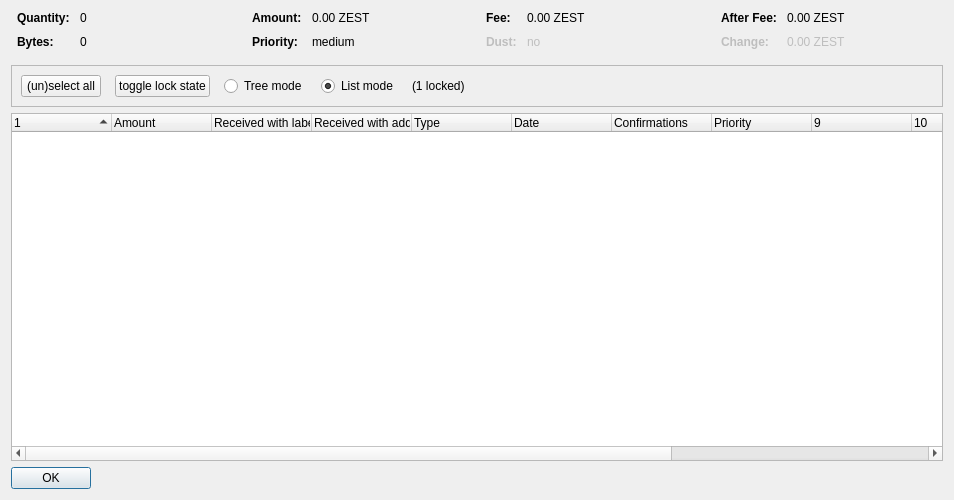
<?xml version="1.0" encoding="UTF-8"?>
<ui version="4.0">
 <class>CoinControlDialog</class>
 <widget class="QDialog" name="CoinControlDialog">
  <property name="geometry">
   <rect>
    <x>0</x>
    <y>0</y>
    <width>954</width>
    <height>500</height>
   </rect>
  </property>
  <property name="windowTitle">
   <string>Coin Selection</string>
  </property>
  <layout class="QVBoxLayout" name="verticalLayout">
   <item>
    <layout class="QHBoxLayout" name="horizontalLayoutTop" stretch="0,0,0,0">
     <property name="topMargin">
      <number>0</number>
     </property>
     <property name="bottomMargin">
      <number>10</number>
     </property>
     <item>
      <layout class="QFormLayout" name="formLayoutCoinControl1">
       <property name="horizontalSpacing">
        <number>10</number>
       </property>
       <property name="verticalSpacing">
        <number>10</number>
       </property>
       <property name="leftMargin">
        <number>6</number>
       </property>
       <property name="rightMargin">
        <number>6</number>
       </property>
       <item row="0" column="0">
        <widget class="QLabel" name="labelCoinControlQuantityText">
         <property name="font">
          <font>
           <weight>75</weight>
           <bold>true</bold>
          </font>
         </property>
         <property name="text">
          <string>Quantity:</string>
         </property>
        </widget>
       </item>
       <item row="0" column="1">
        <widget class="QLabel" name="labelCoinControlQuantity">
         <property name="cursor">
          <cursorShape>IBeamCursor</cursorShape>
         </property>
         <property name="contextMenuPolicy">
          <enum>Qt::ActionsContextMenu</enum>
         </property>
         <property name="text">
          <string notr="true">0</string>
         </property>
         <property name="textInteractionFlags">
          <set>Qt::LinksAccessibleByMouse|Qt::TextSelectableByKeyboard|Qt::TextSelectableByMouse</set>
         </property>
        </widget>
       </item>
       <item row="1" column="0">
        <widget class="QLabel" name="labelCoinControlBytesText">
         <property name="font">
          <font>
           <weight>75</weight>
           <bold>true</bold>
          </font>
         </property>
         <property name="text">
          <string>Bytes:</string>
         </property>
        </widget>
       </item>
       <item row="1" column="1">
        <widget class="QLabel" name="labelCoinControlBytes">
         <property name="cursor">
          <cursorShape>IBeamCursor</cursorShape>
         </property>
         <property name="contextMenuPolicy">
          <enum>Qt::ActionsContextMenu</enum>
         </property>
         <property name="text">
          <string notr="true">0</string>
         </property>
         <property name="textInteractionFlags">
          <set>Qt::LinksAccessibleByMouse|Qt::TextSelectableByKeyboard|Qt::TextSelectableByMouse</set>
         </property>
        </widget>
       </item>
      </layout>
     </item>
     <item>
      <layout class="QFormLayout" name="formLayoutCoinControl2">
       <property name="horizontalSpacing">
        <number>10</number>
       </property>
       <property name="verticalSpacing">
        <number>10</number>
       </property>
       <property name="leftMargin">
        <number>6</number>
       </property>
       <property name="rightMargin">
        <number>6</number>
       </property>
       <item row="0" column="0">
        <widget class="QLabel" name="labelCoinControlAmountText">
         <property name="font">
          <font>
           <weight>75</weight>
           <bold>true</bold>
          </font>
         </property>
         <property name="text">
          <string>Amount:</string>
         </property>
        </widget>
       </item>
       <item row="0" column="1">
        <widget class="QLabel" name="labelCoinControlAmount">
         <property name="cursor">
          <cursorShape>IBeamCursor</cursorShape>
         </property>
         <property name="contextMenuPolicy">
          <enum>Qt::ActionsContextMenu</enum>
         </property>
         <property name="text">
          <string notr="true">0.00 ZEST</string>
         </property>
         <property name="textInteractionFlags">
          <set>Qt::LinksAccessibleByMouse|Qt::TextSelectableByKeyboard|Qt::TextSelectableByMouse</set>
         </property>
        </widget>
       </item>
       <item row="1" column="0">
        <widget class="QLabel" name="labelCoinControlPriorityText">
         <property name="font">
          <font>
           <weight>75</weight>
           <bold>true</bold>
          </font>
         </property>
         <property name="text">
          <string>Priority:</string>
         </property>
        </widget>
       </item>
       <item row="1" column="1">
        <widget class="QLabel" name="labelCoinControlPriority">
         <property name="cursor">
          <cursorShape>IBeamCursor</cursorShape>
         </property>
         <property name="contextMenuPolicy">
          <enum>Qt::ActionsContextMenu</enum>
         </property>
         <property name="text">
          <string>medium</string>
         </property>
         <property name="textInteractionFlags">
          <set>Qt::LinksAccessibleByMouse|Qt::TextSelectableByKeyboard|Qt::TextSelectableByMouse</set>
         </property>
        </widget>
       </item>
      </layout>
     </item>
     <item>
      <layout class="QFormLayout" name="formLayoutCoinControl3">
       <property name="horizontalSpacing">
        <number>10</number>
       </property>
       <property name="verticalSpacing">
        <number>10</number>
       </property>
       <property name="leftMargin">
        <number>6</number>
       </property>
       <property name="rightMargin">
        <number>6</number>
       </property>
       <item row="0" column="0">
        <widget class="QLabel" name="labelCoinControlFeeText">
         <property name="font">
          <font>
           <weight>75</weight>
           <bold>true</bold>
          </font>
         </property>
         <property name="text">
          <string>Fee:</string>
         </property>
        </widget>
       </item>
       <item row="0" column="1">
        <widget class="QLabel" name="labelCoinControlFee">
         <property name="cursor">
          <cursorShape>IBeamCursor</cursorShape>
         </property>
         <property name="contextMenuPolicy">
          <enum>Qt::ActionsContextMenu</enum>
         </property>
         <property name="text">
          <string notr="true">0.00 ZEST</string>
         </property>
         <property name="textInteractionFlags">
          <set>Qt::LinksAccessibleByMouse|Qt::TextSelectableByKeyboard|Qt::TextSelectableByMouse</set>
         </property>
        </widget>
       </item>
       <item row="1" column="0">
        <widget class="QLabel" name="labelCoinControlLowOutputText">
         <property name="enabled">
          <bool>false</bool>
         </property>
         <property name="font">
          <font>
           <weight>75</weight>
           <bold>true</bold>
          </font>
         </property>
         <property name="text">
          <string>Dust:</string>
         </property>
        </widget>
       </item>
       <item row="1" column="1">
        <widget class="QLabel" name="labelCoinControlLowOutput">
         <property name="enabled">
          <bool>false</bool>
         </property>
         <property name="cursor">
          <cursorShape>IBeamCursor</cursorShape>
         </property>
         <property name="contextMenuPolicy">
          <enum>Qt::ActionsContextMenu</enum>
         </property>
         <property name="text">
          <string>no</string>
         </property>
         <property name="textInteractionFlags">
          <set>Qt::LinksAccessibleByMouse|Qt::TextSelectableByKeyboard|Qt::TextSelectableByMouse</set>
         </property>
        </widget>
       </item>
      </layout>
     </item>
     <item>
      <layout class="QFormLayout" name="formLayoutCoinControl4">
       <property name="horizontalSpacing">
        <number>10</number>
       </property>
       <property name="verticalSpacing">
        <number>10</number>
       </property>
       <property name="leftMargin">
        <number>6</number>
       </property>
       <property name="rightMargin">
        <number>6</number>
       </property>
       <item row="0" column="0">
        <widget class="QLabel" name="labelCoinControlAfterFeeText">
         <property name="font">
          <font>
           <weight>75</weight>
           <bold>true</bold>
          </font>
         </property>
         <property name="text">
          <string>After Fee:</string>
         </property>
        </widget>
       </item>
       <item row="0" column="1">
        <widget class="QLabel" name="labelCoinControlAfterFee">
         <property name="cursor">
          <cursorShape>IBeamCursor</cursorShape>
         </property>
         <property name="contextMenuPolicy">
          <enum>Qt::ActionsContextMenu</enum>
         </property>
         <property name="text">
          <string notr="true">0.00 ZEST</string>
         </property>
         <property name="textInteractionFlags">
          <set>Qt::LinksAccessibleByMouse|Qt::TextSelectableByKeyboard|Qt::TextSelectableByMouse</set>
         </property>
        </widget>
       </item>
       <item row="1" column="0">
        <widget class="QLabel" name="labelCoinControlChangeText">
         <property name="enabled">
          <bool>false</bool>
         </property>
         <property name="font">
          <font>
           <weight>75</weight>
           <bold>true</bold>
          </font>
         </property>
         <property name="text">
          <string>Change:</string>
         </property>
        </widget>
       </item>
       <item row="1" column="1">
        <widget class="QLabel" name="labelCoinControlChange">
         <property name="enabled">
          <bool>false</bool>
         </property>
         <property name="cursor">
          <cursorShape>IBeamCursor</cursorShape>
         </property>
         <property name="contextMenuPolicy">
          <enum>Qt::ActionsContextMenu</enum>
         </property>
         <property name="text">
          <string notr="true">0.00 ZEST</string>
         </property>
         <property name="textInteractionFlags">
          <set>Qt::LinksAccessibleByMouse|Qt::TextSelectableByKeyboard|Qt::TextSelectableByMouse</set>
         </property>
        </widget>
       </item>
      </layout>
     </item>
    </layout>
   </item>
   <item>
    <widget class="QFrame" name="frame">
     <property name="minimumSize">
      <size>
       <width>0</width>
       <height>40</height>
      </size>
     </property>
     <property name="frameShape">
      <enum>QFrame::StyledPanel</enum>
     </property>
     <property name="frameShadow">
      <enum>QFrame::Sunken</enum>
     </property>
     <layout class="QHBoxLayout" name="horizontalLayout">
      <item>
       <layout class="QHBoxLayout" name="horizontalLayoutPanel" stretch="0,0,0,0,0,0">
        <property name="spacing">
         <number>14</number>
        </property>
        <item>
         <widget class="QPushButton" name="pushButtonSelectAll">
          <property name="sizePolicy">
           <sizepolicy hsizetype="Maximum" vsizetype="Fixed">
            <horstretch>0</horstretch>
            <verstretch>0</verstretch>
           </sizepolicy>
          </property>
          <property name="text">
           <string>(un)select all</string>
          </property>
          <property name="autoDefault">
           <bool>false</bool>
          </property>
         </widget>
        </item>
        <item>
         <widget class="QPushButton" name="pushButtonToggleLock">
          <property name="sizePolicy">
           <sizepolicy hsizetype="Maximum" vsizetype="Fixed">
            <horstretch>0</horstretch>
            <verstretch>0</verstretch>
           </sizepolicy>
          </property>
          <property name="text">
           <string>toggle lock state</string>
          </property>
          <property name="autoDefault">
           <bool>false</bool>
          </property>
         </widget>
        </item>
        <item>
         <widget class="QRadioButton" name="radioTreeMode">
          <property name="sizePolicy">
           <sizepolicy hsizetype="Maximum" vsizetype="Fixed">
            <horstretch>0</horstretch>
            <verstretch>0</verstretch>
           </sizepolicy>
          </property>
          <property name="text">
           <string>Tree mode</string>
          </property>
         </widget>
        </item>
        <item>
         <widget class="QRadioButton" name="radioListMode">
          <property name="sizePolicy">
           <sizepolicy hsizetype="Maximum" vsizetype="Fixed">
            <horstretch>0</horstretch>
            <verstretch>0</verstretch>
           </sizepolicy>
          </property>
          <property name="text">
           <string>List mode</string>
          </property>
          <property name="checked">
           <bool>true</bool>
          </property>
         </widget>
        </item>
        <item>
         <widget class="QLabel" name="labelLocked">
          <property name="text">
           <string>(1 locked)</string>
          </property>
         </widget>
        </item>
        <item>
         <spacer name="horizontalSpacer">
          <property name="orientation">
           <enum>Qt::Horizontal</enum>
          </property>
          <property name="sizeHint" stdset="0">
           <size>
            <width>40</width>
            <height>20</height>
           </size>
          </property>
         </spacer>
        </item>
       </layout>
      </item>
     </layout>
    </widget>
   </item>
   <item>
    <widget class="CoinControlTreeWidget" name="treeWidget">
     <property name="contextMenuPolicy">
      <enum>Qt::CustomContextMenu</enum>
     </property>
     <property name="sortingEnabled">
      <bool>false</bool>
     </property>
     <property name="columnCount">
      <number>13</number>
     </property>
     <attribute name="headerShowSortIndicator" stdset="0">
      <bool>true</bool>
     </attribute>
     <attribute name="headerStretchLastSection">
      <bool>false</bool>
     </attribute>
     <column>
      <property name="text">
       <string/>
      </property>
     </column>
     <column>
      <property name="text">
       <string>Amount</string>
      </property>
     </column>
     <column>
      <property name="text">
       <string>Received with label</string>
      </property>
     </column>
     <column>
      <property name="text">
       <string>Received with address</string>
      </property>
     </column>
     <column>
      <property name="text">
       <string>Type</string>
      </property>
     </column>
     <column>
      <property name="text">
       <string>Date</string>
      </property>
     </column>
     <column>
      <property name="text">
       <string>Confirmations</string>
      </property>
      <property name="toolTip">
       <string>Confirmed</string>
      </property>
     </column>
     <column>
      <property name="text">
       <string>Priority</string>
      </property>
     </column>
     <column>
      <property name="text">
       <string/>
      </property>
     </column>
     <column>
      <property name="text">
       <string/>
      </property>
     </column>
     <column>
      <property name="text">
       <string/>
      </property>
     </column>
     <column>
      <property name="text">
       <string/>
      </property>
     </column>
     <column>
      <property name="text">
       <string/>
      </property>
     </column>
    </widget>
   </item>
   <item>
    <widget class="QDialogButtonBox" name="buttonBox">
     <property name="sizePolicy">
      <sizepolicy hsizetype="Maximum" vsizetype="Fixed">
       <horstretch>0</horstretch>
       <verstretch>0</verstretch>
      </sizepolicy>
     </property>
     <property name="orientation">
      <enum>Qt::Horizontal</enum>
     </property>
     <property name="standardButtons">
      <set>QDialogButtonBox::Ok</set>
     </property>
    </widget>
   </item>
  </layout>
 </widget>
 <customwidgets>
  <customwidget>
   <class>CoinControlTreeWidget</class>
   <extends>QTreeWidget</extends>
   <header>coincontroltreewidget.h</header>
  </customwidget>
 </customwidgets>
 <resources/>
 <connections/>
</ui>
